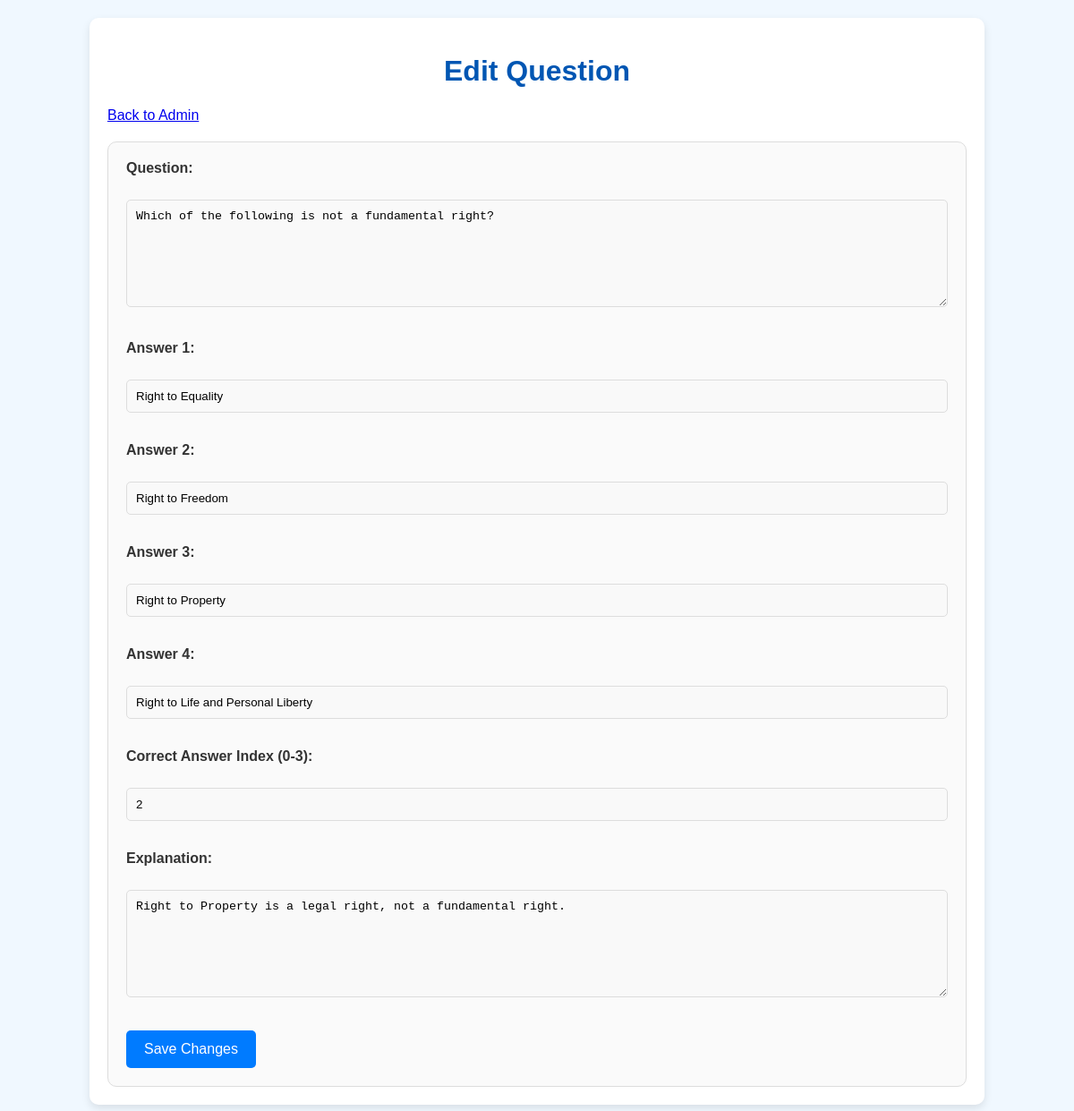
/admin/edit/5 (signed in), run on the app's committed database.
### app.py (models this page shows)
class Question(db.Model):
    id = db.Column(db.Integer, primary_key=True)
    question = db.Column(db.String(255), nullable=False)
    answer1 = db.Column(db.String(255), nullable=False)
    answer2 = db.Column(db.String(255), nullable=False)
    answer3 = db.Column(db.String(255))
    answer4 = db.Column(db.String(255))
    correct_answer = db.Column(db.Integer, nullable=False)
    explanation = db.Column(db.String(255))

### app.py (the view, shortened to what this page needs)
@app.route("/admin/edit/<int:id>", methods=["GET", "POST"])
@login_required
def edit_question(id):
    question = Question.query.get_or_404(id)
    return render_template('edit.html', question=question)

### app.py (called while the page is built)
@login_manager.user_loader
def load_user(user_id):
    return User.query.get(int(user_id))

### templates/edit.html (shortened to what this page needs)
<!DOCTYPE html>
<html>
<head>
    <link rel="stylesheet" href="{{ url_for('static', filename='style.css') }}">
</head>
<body>
    <div class="container">
        <h1>Edit Question</h1>
        <a href="{{ url_for('admin') }}">Back to Admin</a>
        <div class="admin-container">
            <form action="{{ url_for('edit_question', id=question.id) }}" method="POST">
                <label for="question">Question:</label><br>
                <textarea id="question" name="question" required>{{ question.question }}</textarea><br><br>
                <label for="answer1">Answer 1:</label><br>
                <input type="text" id="answer1" name="answer1" value="{{ question.answer1 }}" required><br><br>
                <label for="answer2">Answer 2:</label><br>
                <input type="text" id="answer2" name="answer2" value="{{ question.answer2 }}" required><br><br>
                <label for="answer3">Answer 3:</label><br>
                <input type="text" id="answer3" name="answer3" value="{{ question.answer3 or '' }}"><br><br>
                <label for="answer4">Answer 4:</label><br>
                <input type="text" id="answer4" name="answer4" value="{{ question.answer4 or '' }}"><br><br>
                <label for="correct_answer">Correct Answer Index (0-3):</label><br>
                <input type="number" id="correct_answer" name="correct_answer" min="0" max="3" value="{{ question.correct_answer }}" required><br><br>
                <label for="explanation">Explanation:</label><br>
                <textarea id="explanation" name="explanation">{{ question.explanation or '' }}</textarea><br><br>
                <button type="submit">Save Changes</button>
            </form>
        </div>
    </div>
</body>
</html>

### static/style.css (style rules this page uses)
body { font-family: 'Arial', sans-serif; background-color: #f0f8ff; margin: 0; display: flex; flex-direction: column; min-height: 100vh; color: #333; }
.container { width: 90%; max-width: 960px; margin: 20px auto; padding: 20px; background-color: #ffffff; box-shadow: 0 4px 10px rgba(0, 0, 0, 0.1); border-radius: 10px; flex: 1; transition: transform 0.3s ease; }
h1, h2 { text-align: center; color: #0056b3; font-weight: bold; }
label { display: block; margin-bottom: 8px; font-weight: bold; color: #333; }
input[type="text"], input[type="number"], textarea { width: 100%; padding: 10px; margin-bottom: 15px; border: 1px solid #ddd; border-radius: 5px; box-sizing: border-box; background-color: #f9f9f9; }
textarea { height: 120px; resize: vertical; }
button { background-color: #007bff; color: #fff; padding: 12px 20px; border: none; border-radius: 5px; cursor: pointer; font-size: 16px; transition: background-color 0.3s, transform 0.2s; }
.admin-container { margin-top: 20px; border: 1px solid #ddd; padding: 20px; border-radius: 10px; background-color: #fafafa; }

### data on the page
Question: question "Which of the following is not a fundamental right?", answer1 "Right to Equality", answer2 "Right to Freedom", answer3 "Right to Property", answer4 "Right to Life and Personal Liberty", correct_answer "2", explanation "Right to Property is a legal right, not a fundamental right."
